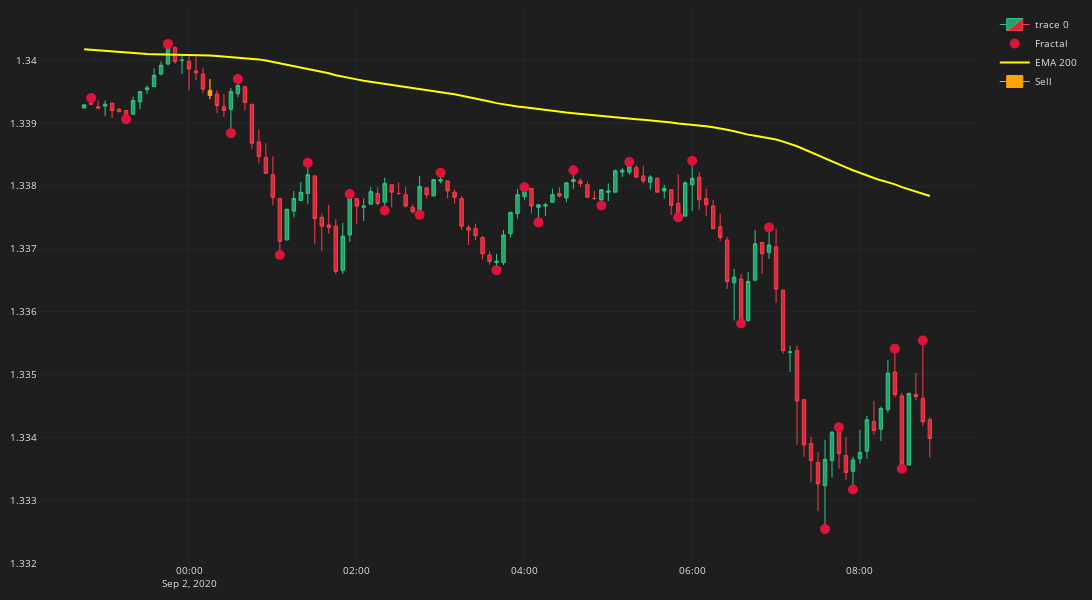

Notebook code for this chart:
### Code cell
plot_candles(df.iloc[6578:6700, :])
